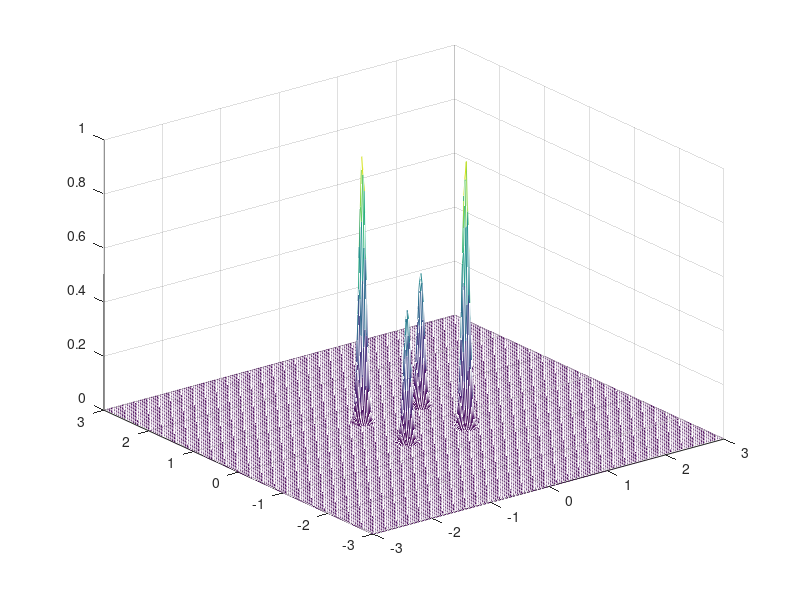

Source code (MATLAB):
% matr = zeros(100,100);
% for j = 1:50
%     matr(j,:) =1;
% end
% figure; pcolor(matr); shading interp;
% 
% % for k = 1:sz
% %     avg_power(:,:,k) = (avg_power(:,:,k) + avg_power(:,:,k)')/2;
% % end
% % 
% 
% matr = (matr + matr')/2;
% figure; pcolor(matr'); shading interp;
%  for i=1:50
%       matr(i,:) = (matr(i,:) + matr(100 + 1 - i,:))/2;
%       matr(100 + 1 -i,:) = matr(i,:);
%   end
% figure; pcolor(matr); shading interp;
gridpt = linspace(-3,3,256);
[x,y] = meshgrid(gridpt);
sig = 0.004;
% x1 = 2.1525; y1 = 2.2128;
% x2 = -1.9917; y2 = 2.1666;
% x3 = -2.0863; y3 = -2.2128;
% x4 = 2.0485; y4 = -2.1666;
x1 = 0.5; y1=0.5;
x2 = -0.5; y2 = 0.5;
x3 = -0.5; y3 = -0.5;
x4 = 0.5; y4 = -0.5;
%norm = 1 / (sqrt(2*pi*sig))^2;
zz = 0.5*(exp(-(x-x1).^2/sig - (y-y1).^2/sig))+ exp(-(x-x2).^2/sig - (y-y2).^2/sig) +...
0.5*(exp(-(x-x3).^2/sig - (y-y3).^2/sig)) + exp(-(x-x4).^2/sig - (y-y4).^2/sig);
figure;mesh(x,y,zz);

%ideal = exp(-(x-A0(1)).^2/sig - (y-A0(2)).^2/sig) + exp(-(x-B0(1)).^2/sig - (y-B0(2)).^2/sig) +...
%exp(-(x+A0(1)).^2/sig - (y+A0(2)).^2/sig) + exp(-(x+B0(1)).^2/sig - (y+B0(2)).^2/sig);

ideal = 0.75*(exp(-(x-0.5).^2/sig - (y-0.5).^2/sig) + exp(-(x+0.5).^2/sig - (y-0.5).^2/sig) +...
exp(-(x+0.5).^2/sig - (y+0.5).^2/sig) + exp(-(x-0.5).^2/sig - (y+0.5).^2/sig));
% xoned = -3:0.03:3;
% oned = exp(-(xoned-0.5).^2/sig);
% figure;plot(xoned,oned);
